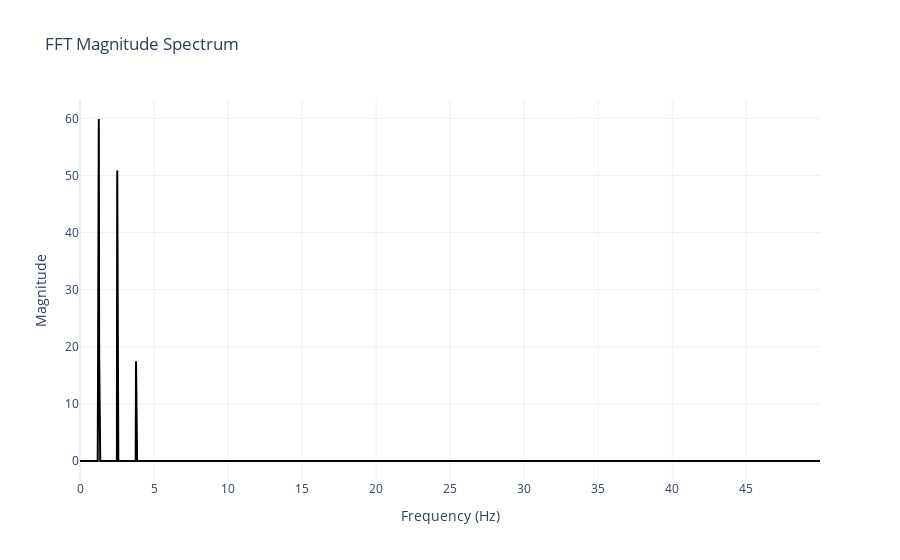

Notebook code cell kept with this figure:
### Code cell
fourier.plotly_fft_results(df_fft_filtered, label_filtered, 'black')

### Figure 1 — Plotly figure (JSON) as saved in the notebook; plotly's stock layout.template omitted (floating-point values rounded to 4 significant figures; data arrays with more than 128 entries replaced by an {"elided": "..."} marker saying what was removed)
{"data": [{"line": {"color": "black"}, "mode": "lines", "name": "Z Filtered", "type": "scatter", "x": {"elided": "2048 float values"}, "y": {"elided": "2048 float values"}}], "layout": {"title": {"text": "FFT Magnitude Spectrum"}, "xaxis": {"title": {"text": "Frequency (Hz)"}}, "yaxis": {"title": {"text": "Magnitude"}}}}
